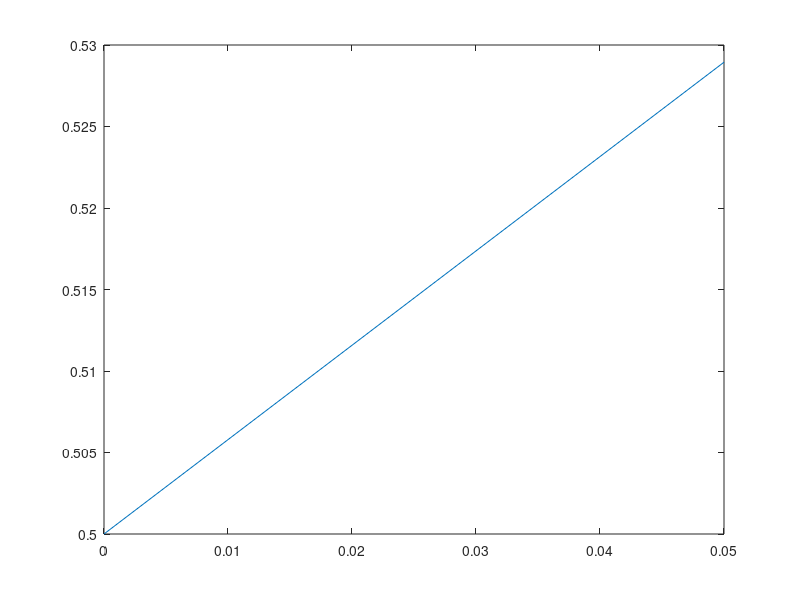

Recreate this plot in MATLAB.
f=@(x,y) x*cos(x)+y;

x(1)=0;
y(1)=0.5;

n=1;
xf=0.05;
dx=(xf-x(1))/n;

for i=1:n
    x(i+1)=x(i)+dx;
    fz=@(yp1) -yp1+y(i)+dx*f(x(i+1),yp1);
    y(i+1)=fzero(fz, y(i), optimset('Display', 'off'));
end

plot(x, y)